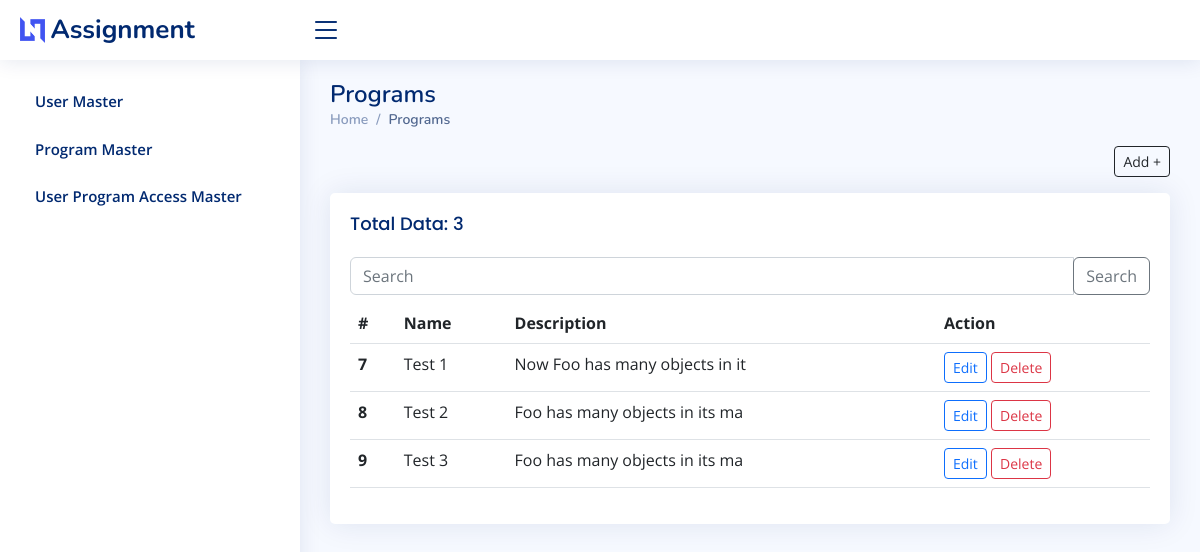
Page /programs/ on the earlier database version.
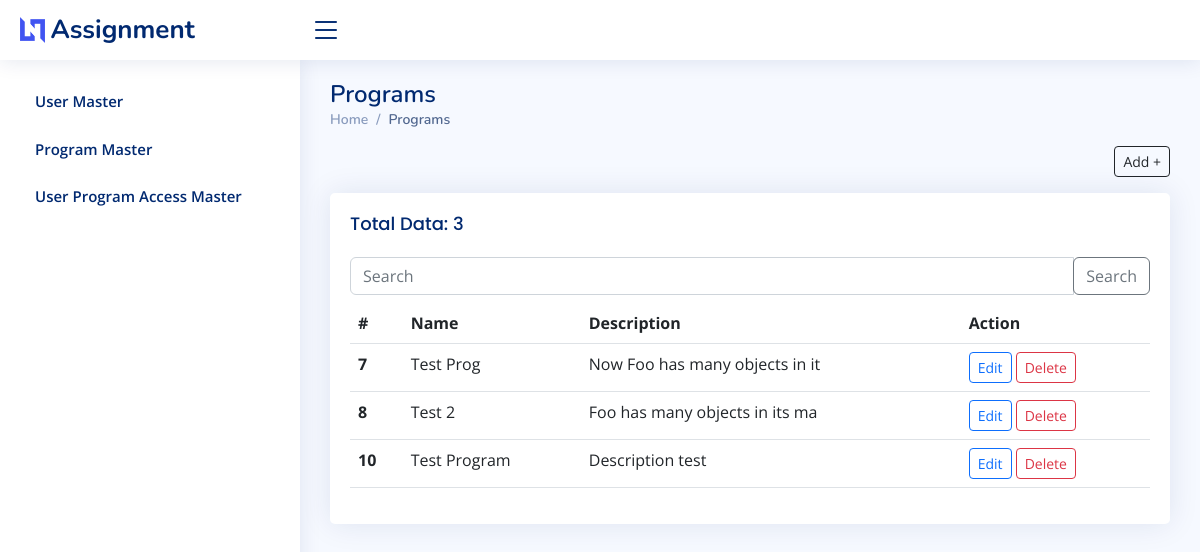
Same page on the later database version.
### home/models.py (models this page shows, shortened)
class ProgramMaster(models.Model):
    name = models.CharField(max_length=20)
    description = models.TextField()

### home/views.py (the view, shortened to what this page needs)
# urls.py: path('programs/', views.programs, name="programs"),
def programs(request):
    query = request.GET.get("q", '')
    if query:
        prog_objs = ProgramMaster.objects.filter(name__icontains=query)
    else:
        prog_objs = ProgramMaster.objects.all()
    context = {
        "programs": prog_objs,
        "query":query,
    }
    return render(request, "home/programs.html", context)

### home/templates/home/programs.html (shortened to what this page needs)
{% extends 'home/base.html' %}
{% block content %}
<div class="pagetitle">
    <h1>Programs</h1>
    <nav>
    <ol class="breadcrumb">
        <li class="breadcrumb-item"><a href="{% url 'home' %}">Home</a></li>
        <li class="breadcrumb-item active">Programs</li>
    </ol>
    <ol class="d-flex justify-content-end">
      <button class="btn btn-sm btn-outline-dark"
      data-bs-toggle="modal" data-bs-target="#add">
        Add +
      </button>
    </ol>
    </nav>
</div>
<div class="card">
  <div class="card-body">
    <h5 class="card-title">Total Data: {{ programs.count }}</h5>
    <form action=".">
      <div class="input-group mb-2 mt-2">
        <input type="text" class="form-control" placeholder="Search"
        value="{{query}}"
        name="q"
        required>
        <div class="input-group-append">
          <button class="btn btn-outline-secondary" type="submit">Search</button>
        </div>
      </div>
    </form>
    <table class="table">
      <thead>
        <tr>
          <th scope="col">#</th>
          <th scope="col">Name</th>
          <th scope="col">Description</th>
          <th scope="col">Action</th>
        </tr>
      </thead>
      <tbody>
        {% for program in programs %}
        <tr>
          <th scope="row">{{ program.id }}</th>
          <td>{{ program.name }}</td>
          <td>{{ program.description |slice:"0:30" }}</td>
          <td>
            <button class="btn btn-sm btn-outline-primary"
            data-bs-toggle="modal" data-bs-target="#update{{program.id}}">
              Edit
            </button>
            <button class="btn btn-sm btn-outline-danger"
            data-bs-toggle="modal" data-bs-target="#delete{{program.id}}">
              Delete
            </button>
          </td>
        </tr>
        {% endfor %}
      </tbody>
    </table>
  </div>
</div>
{% endblock content %}

Differences in the rows shown:
removed ProgramMaster: id "9", name "Test 3", description "Foo has many objects in its ma"
changed ProgramMaster "Now Foo has many objects in it": name "Test 1" → "Test Prog"
added ProgramMaster: id "10", name "Test Program", description "Description test"
